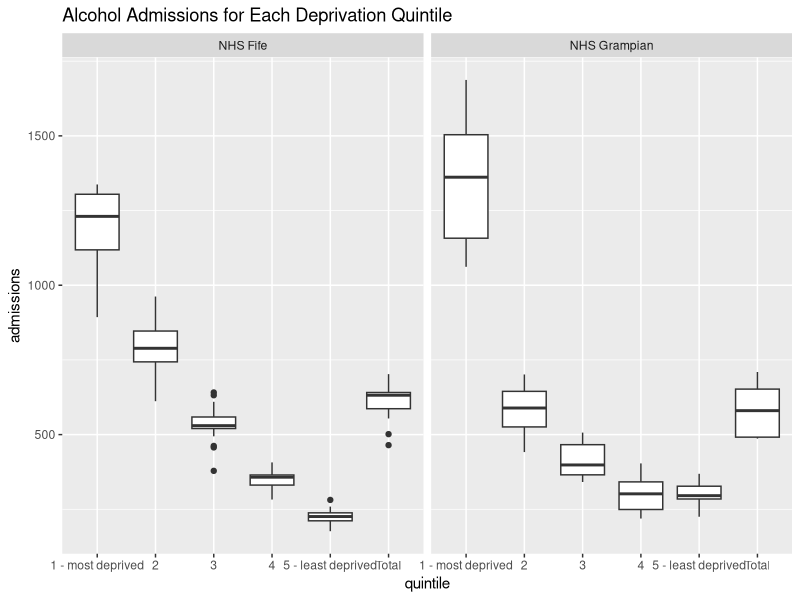

Write R code to recreate this figure.
## ---- chunk 1
knitr::opts_chunk$set(echo = TRUE)
## ---- chunk 2
library(tidyverse)
## ---- chunk 3
depri_raw_data <- read_csv("alcohol-admissions_deprivation-data.csv") 

inter_zone_codes <- read_csv("iz2011_codes_and_labels_21042020.csv") 

unique(depri_raw_data$geography_code)

## ---- chunk 4
inter1 <- inter_zone_codes %>% 
  select(HB, HBName) %>% 
  group_by(HB, HBName) %>% 
  summarize

depri_health_board <- depri_raw_data %>% 
                      left_join(inter1,                                                                              by = c('geography_code' = 'HB')) %>% 
  select(geography_code, HBName,quintile,indicator_measure)

unique(depri_health_board$HBName)

## ---- chunk 5
depri_quintile <- depri_health_board %>% 
                  rename(health_board='HBName',admissions='indicator_measure') 

write_csv(depri_quintile,'depri_health_board.csv')

glimpse(depri_quintile)

## ---- chunk 6
depri_quintile %>%                          
  ggplot(aes(x = quintile,             
             y = admissions)) +    
  geom_boxplot() +               
  ggtitle("Alcohol Admissions for Each Deprivation Quintile") +
  facet_wrap(~health_board) +
  theme(legend.position = "top")  #how to show legend 1=most deprived...
